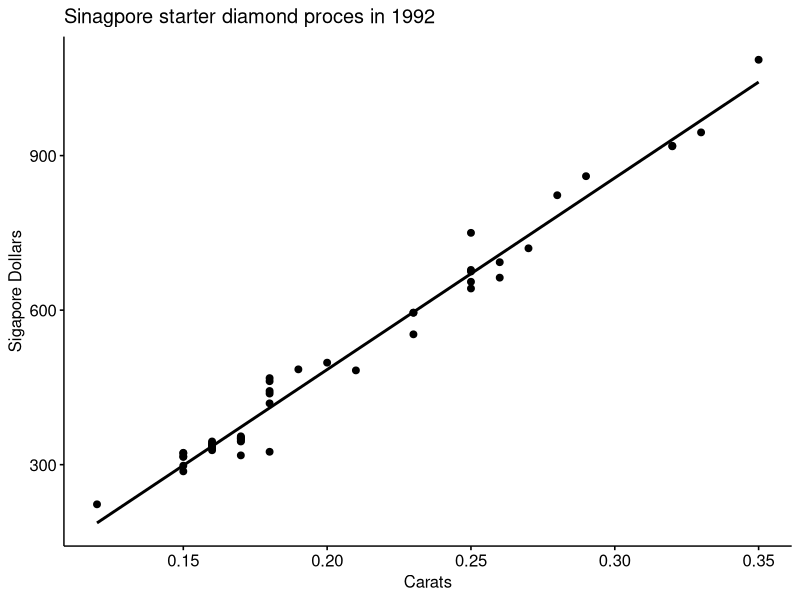

The R script that drew this image:
# starter_diamond_rings.R

require(tidyverse)                      # I live in the tidyverse  ...
require(readr)                          # To rad the csv file ...
require(ggpubr)                         # For simple plots ...

setwd("rings")
getwd()

###############################################################################
# The data source is: http://jse.amstat.org/v4n3/datasets.chu.html
#
# The source of the data is a full page advertisement placed in the Straits 
# Times newspaper issue of February 29, 1992, by a Singapore-based retailer 
# of diamond jewelry.
#
# The advertisement contained pictures of diamond rings and listed their
# prices, diamond content, and gold purity. Only 20K ladies' rings, each 
# mounted with a single diamond stone, were considered for this study. 
# 20K rings are made with gold of 20 carat purity. (Pure gold is rated as\
# 24K.)
#
# There were 48 such rings of varying designs. The weights of the diamond 
# stones ranged from 0.12 to 0.35 carats (a one carat diamond stone weighs
# 0.2 gram) and were priced between $223 and $1086. The jewelry store 
# adopted a fixed-price policy.
###############################################################################

rings <- read_csv( "rings.csv")         # Read the data file ...

# Draw a scatter plot of price versus carates 

ggscatter( rings,
           x     = "carats",
           y     = "price",
           color = "black",
           fill  = "black",
           point = TRUE,
           rug  = FALSE,
           title = "Sinagpore starter diamond proces in 1992",
           xlab = "Carats",
           ylab = "Sigapore Dollars",
           add =  "reg.line" )

fit <- lm( price ~ carats, data = rings)
summary(fit)
cor(rings)
r <- cor(rings)[1,2]
sd( rings$carats)
sd(rings$price)

slope <- sd(rings$price)/sd(rings$carats)* r
slope